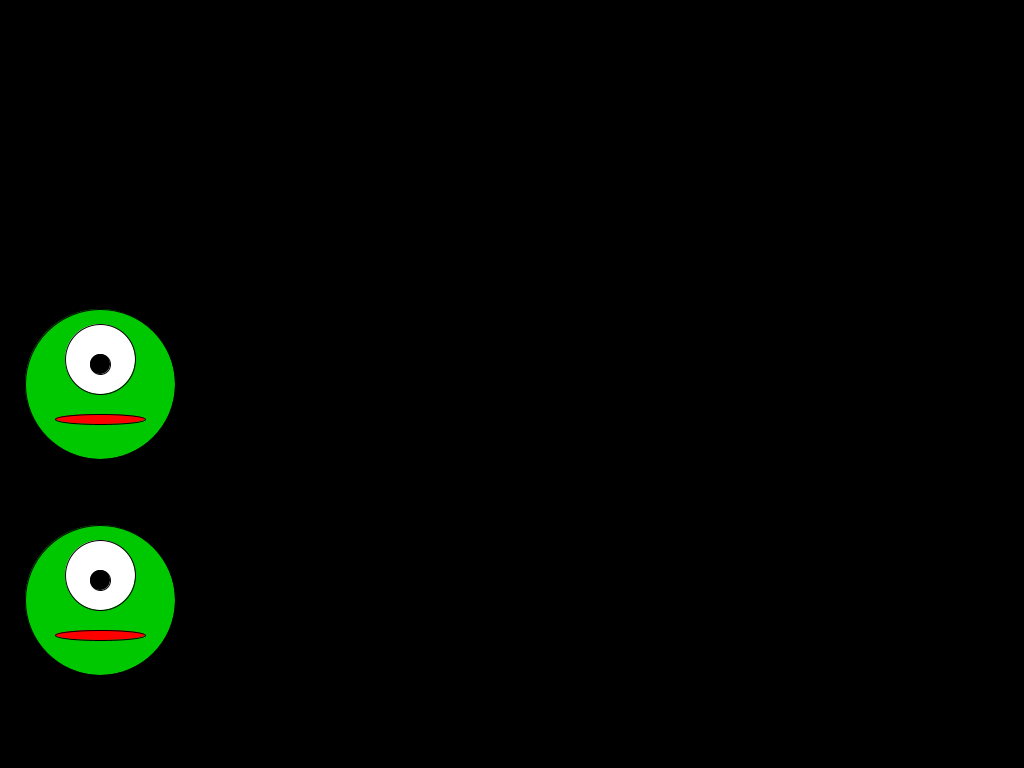
Frame 1 (no input)
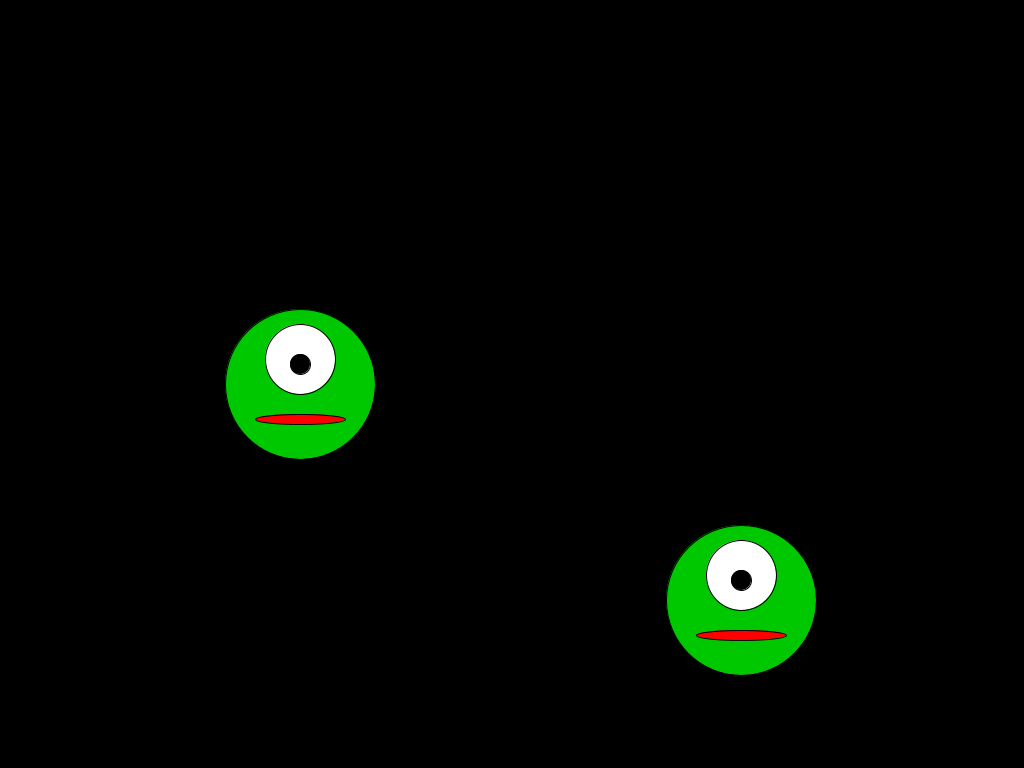
Frame 60 (the mouse pressed at the canvas centre just before this capture)
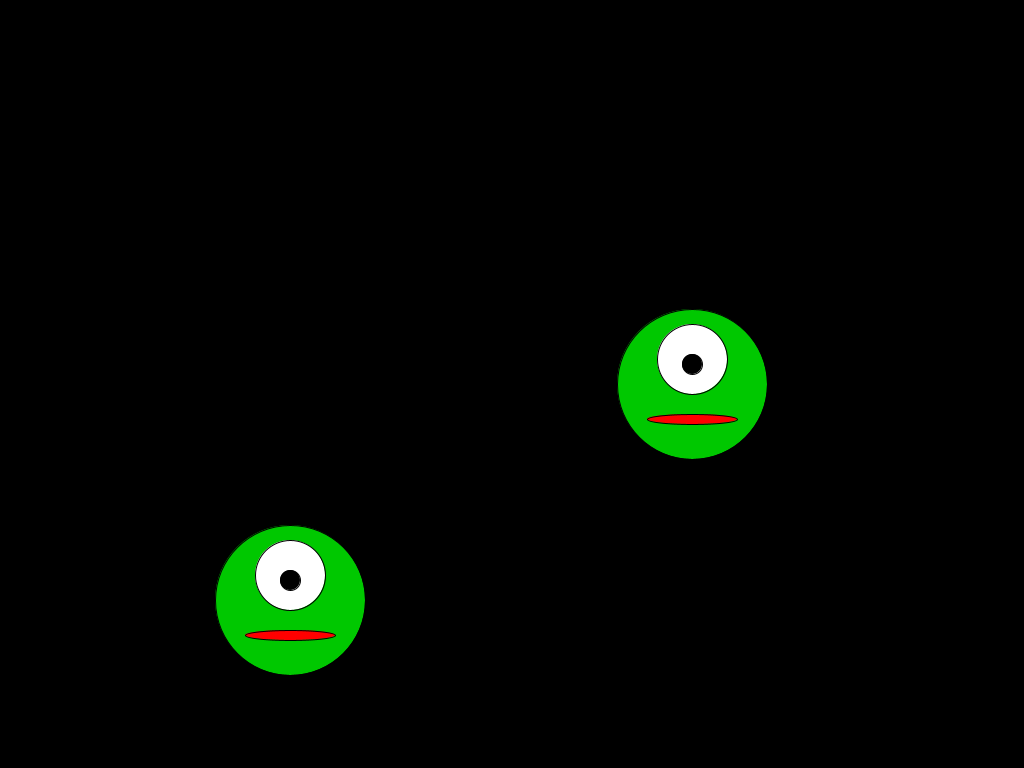
Frame 120 (the mouse held since frame 60 and released just before this capture)

The Processing sketch that drew these frames (run headless with seeded random() and noise(); from frame 60 on, the mouse is pressed at the canvas centre):

// Processing sketch: sketch_04_zoiudinho_da_mamae_poo
// ── sketch_04_zoiudinho_da_mamae_poo.pde
float startTime = 0f;
float animTime = 0f;
Zoiudinho z = new Zoiudinho(100, 384, 200);
Zoiudinho z2 = new Zoiudinho(100, 600, 600);

void setup() {
  size(1024, 768);
  startTime = millis();
}

void draw() {
  float elapsedTime = (millis() - startTime) / 1000f;
  startTime = millis();
  background(0);
  update(elapsedTime);
  render();
}

void update(float et) {
  z.update(et);
  z2.update(et);
}

void render() {
  z.render();
  z2.render();
}

void mousePressed() {
  z.move(mouseX, mouseY);
}

void keyPressed() {
  z.changeEye();
  if (key == CODED) {
    if (keyCode == RIGHT) {
      z2.changeVel(1);
    } else if (keyCode == LEFT) {
      z2.changeVel(-1);
    } 
  }
}

// ── Zoiudinho.pde
class Zoiudinho {
  
  private int x;
  private int y;
  private float vel;
  private boolean eyeOpen = true;
  private float fps = 1f;
  
  Zoiudinho(int x, int y, float vel) {
    this.x = x;
    this.y = y;
    this.vel = vel < 0 ? 0 : vel;
  }
  
  void update(float et) {
    //animação do Zoiudinho
    animTime += et;
    if (animTime > fps) {
      animTime = 0;
      eyeOpen = !eyeOpen;
      if (eyeOpen) 
        fps = 1 + random(5);
      else 
        fps = 0.2f;
    }
    //movimento do Zoiudinho
    x += vel * et;
    if (x > width) x = 0;
  }
  
  void render() {
    fill(0, 200, 0);
    circle(x, y, 150);
    fill(255, 0, 0);
    ellipse(x, y + 35, 90, 10);
    if (eyeOpen) {
      fill(255, 255, 255);
      circle(x, y - 25, 70);
      fill(0, 0, 0);
      circle(x, y - 20, 20);
    }
    else {
      fill(0, 0, 0);
      rect(x - 30, y - 20, 60, 5);
    }
  }
  
  void move(int x, int y) {
    this.x = x < 0 ? 0 : x;
    this.y = y < 0 ? 0 : y;
  }
  
  void changeEye() {
    eyeOpen = !eyeOpen;
  }
  
  void changeVel(int dir) {
    vel += dir * 50;
  }
}
